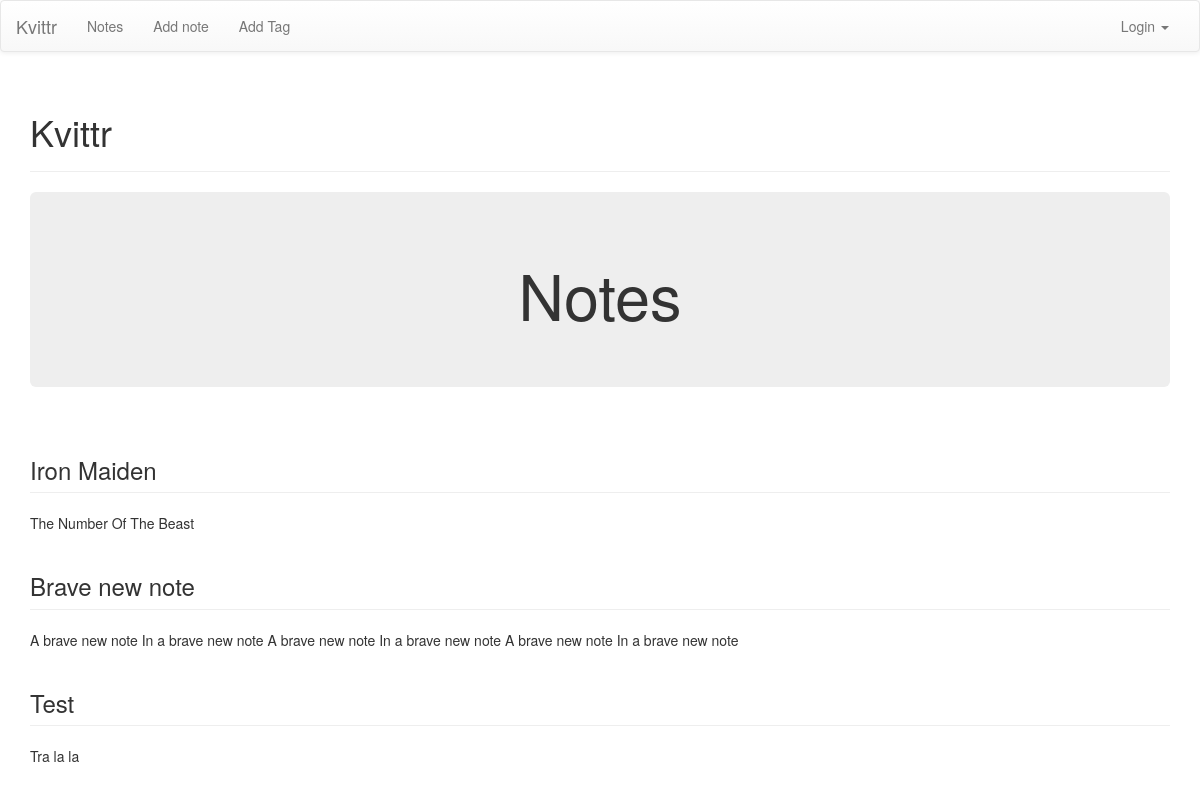
Before: /notes/ with the older database file.
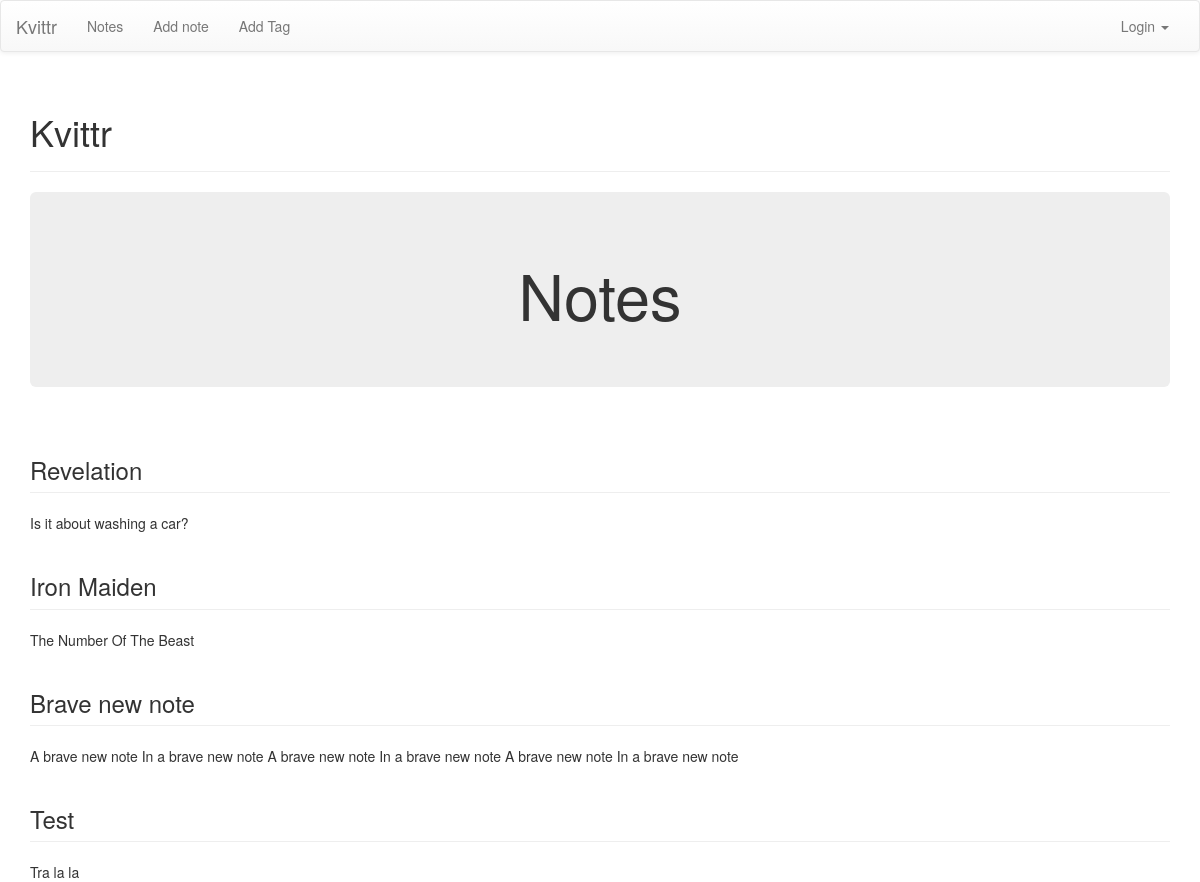
After: the same page with the newer database file.
### notes/models.py (models this page shows, shortened)
class Note(models.Model):
	label = models.CharField(max_length = 30)
	body = models.TextField()
	timestamp = models.DateTimeField(auto_now_add=True)

### notes/views.py (the view)
def index_view(request):
	notes = Note.objects.all().order_by('-timestamp')
	context = {'notes': notes}
	return render (request, 'notes/index.html', context)

### templates/notes/index.html
{% extends 'base.html' %}
{% block pagecontent %}
<div class="jumbotron">
	<h1 align="center">Notes</h1>
</div>
<div class="row">
	<div class="col-sm-12">
		{% if notes %}
			{% for note in notes %}
				<h3 class="page-header">{{note.label}}</h3>
				{{note.body}}
			{% endfor%}
		{% else %}
			<div class="alert alert-warning" align="center">
				<h3>No notes yet</h3>
			</div>
		{% endif%}
	</div>
</div>
{% endblock pagecontent %}

### templates/base.html (shortened to what this page needs)
{% extends 'site_base.html' %}
{% block body %}
	 <nav class="navbar navbar-default" role="navigation">
      <div class="container-fluid">
        <div class="navbar-header">
          <a class="navbar-brand" href="#">Kvittr</a>
        </div>
        <div class="collapse navbar-collapse" id="bs-example-navbar-collapse-1">
          <ul class="nav navbar-nav">
            <li class="">
                <a href="{% url 'notes:index' %}">Notes</a>
            </li>
            <li class="">
              <a href="{% url 'notes:addnote' %}">Add note</a>
            </li>
            <li>
              <a href="#">Add Tag</a>
            </li>
          </ul>
          <ul class="nav navbar-nav navbar-right">
            {% if user.is_anonymous %}
                <li class="dropdown">
                  <a href="#" class="dropdown-toggle" data-toggle="dropdown">Login <span class="caret"></span></a>
                </li>
            {% endif %}
          </ul>
        </div>
      </div>
    </nav>
    <div class="container">
        <div class="page-header">
            <h1>Kvittr <small>{% block subheader %}{% endblock %}</small></h1>
        </div>
        {% block pagecontent %}
        {% endblock pagecontent%}
    </div>
{% endblock body %}

### templates/site_base.html (shortened to what this page needs)
{% load staticfiles %}
<!DOCTYPE html>
<html lang="en">
  <head>
    <link rel="stylesheet" href="https://maxcdn.bootstrapcdn.com/bootstrap/3.2.0/css/bootstrap.min.css">
    <link rel="stylesheet" href="https://maxcdn.bootstrapcdn.com/bootstrap/3.2.0/css/bootstrap-theme.min.css">
  </head>
  <body>
    {% block body %}
    {% endblock %}
  </body>
</html>

Changed rows visible on the page:
added Note: label "Revelation", body "Is it about washing a car?"
